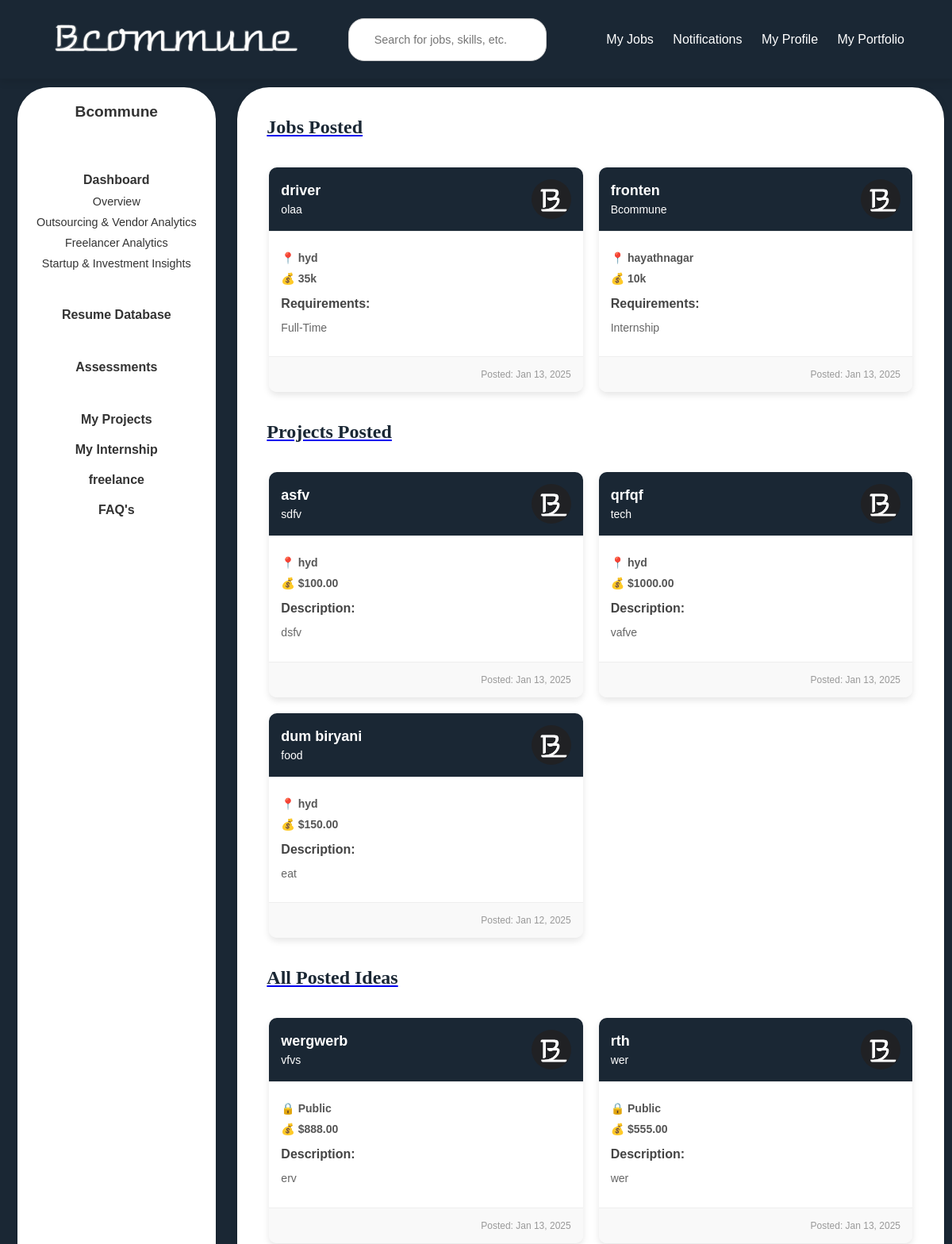
/company/dashboard/myportfolio/ (signed in, upper part), run on an earlier commit of the app's database.
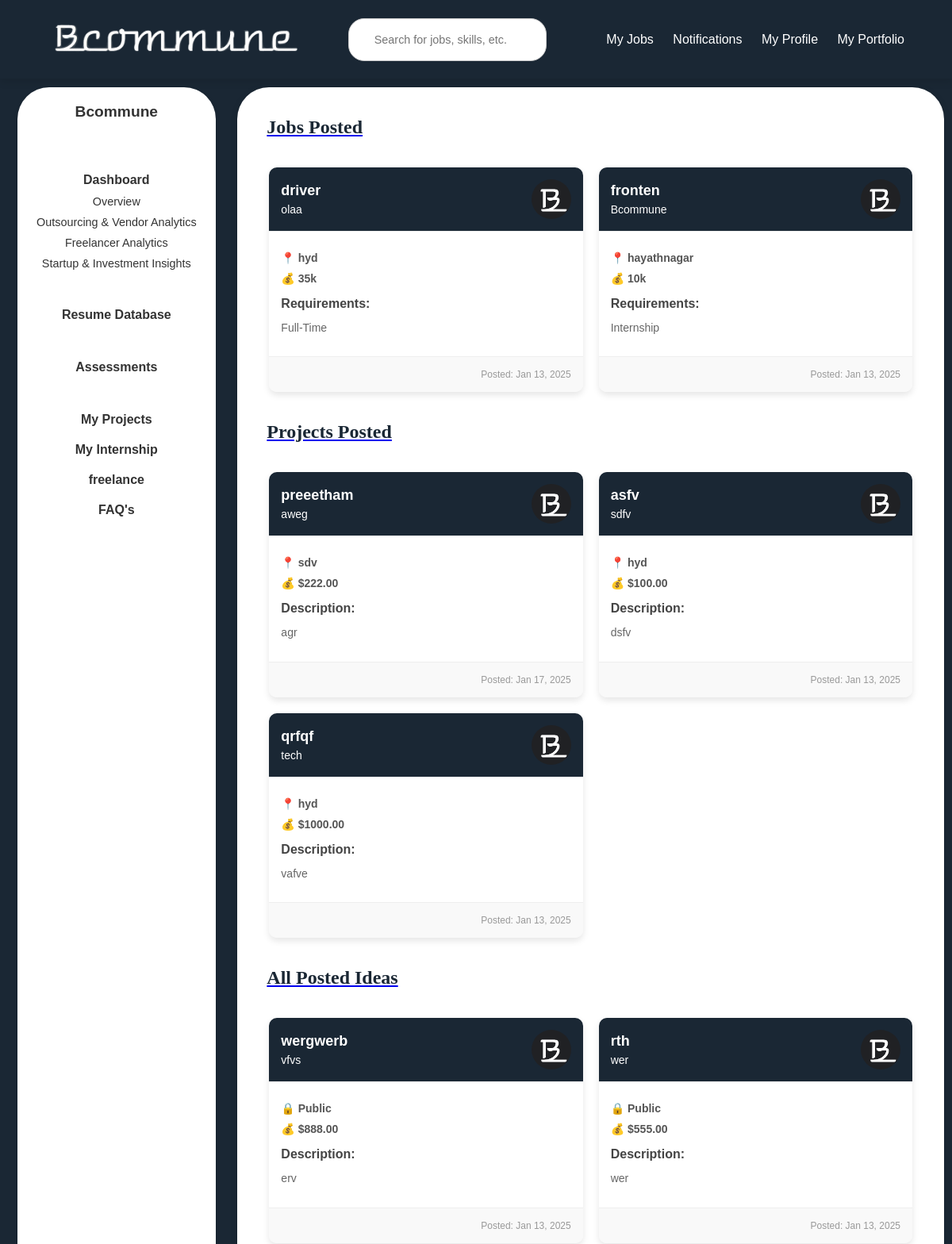
And on a later commit of the database.
### users/models.py (models this page shows, shortened)
class Job(models.Model):
    title = models.CharField(max_length=200)
    company = models.CharField(max_length=200)
    company_user = models.ForeignKey(get_user_model(), on_delete=models.CASCADE)
    location = models.CharField(max_length=200)
    description = models.TextField()
    requirements = models.CharField(max_length=200)  # or TextField()
    salary = models.CharField(max_length=200, default="Not Specified")
    posted_date = models.DateTimeField(default=timezone.now)

class Project(models.Model):
    company = models.ForeignKey(settings.AUTH_USER_MODEL, on_delete=models.CASCADE)
    title = models.CharField(max_length=200)
    description = models.TextField()
    project_type = models.CharField(max_length=100)
    industry = models.CharField(max_length=100)
    budget = models.DecimalField(max_digits=15, decimal_places=2)
    timeline = models.DateField()
    location = models.CharField(max_length=200, blank=True, null=True)
    expertise_required = models.TextField()
    payment_terms = models.TextField()
    nda_required = models.BooleanField(default=False)
    confidentiality_required = models.BooleanField(default=False)
    ip_rights_required = models.BooleanField(default=False)
    custom_field = models.CharField(max_length=200, blank=True, null=True)
    created_at = models.DateTimeField(auto_now_add=True)

class Idea(models.Model):
    title = models.CharField(max_length=200)
    patent_number = models.CharField(max_length=100, blank=True, null=True)
    brief_description = models.TextField()
    application_number = models.CharField(max_length=100, blank=True, null=True)
    problem_statement = models.TextField()
    solution = models.TextField()
    visibility = models.CharField(max_length=10, choices=[('public', 'Public'), ('private', 'Private')])
    details = models.TextField(blank=True, null=True)
    fund = models.DecimalField(max_digits=10, decimal_places=2, blank=True, null=True)
    category = models.CharField(max_length=100)
    photo = models.ImageField(upload_to='idea_photos/', blank=True, null=True)
    video = models.FileField(upload_to='idea_videos/', blank=True, null=True)
    team_info = models.TextField(blank=True, null=True)
    created_at = models.DateTimeField(auto_now_add=True)

### users/views.py (the view)
# urls.py: path('company/dashboard/myportfolio/', views.myportfolio, name='myportfolio'),
def myportfolio(request):
    if not request.user.is_authenticated:
        return redirect('company_login')
    recent_jobs = Job.objects.filter(company_user=request.user).order_by('-posted_date')[:3]
    recent_projects = Project.objects.filter(company=request.user).order_by('-created_at')[:3]
    recent_ideas = Idea.objects.all().order_by('-created_at')[:3]
    recent_internships = Internship.objects.filter(company_user=request.user).order_by('-posted_date')[:3]
    recent_freelance_projects = FreelanceProject.objects.filter(user=request.user).order_by('-created_at')[:3]
    return render(request, 'myportfolio.html', {
        'jobs': recent_jobs,
        'projects': recent_projects,
        'ideas': recent_ideas,
        'internships': recent_internships,
        'freelance_projects': recent_freelance_projects  # Add this line
    })

### users/templates/myportfolio.html (shortened to what the changed rows need)
{% load static %}
<!DOCTYPE html>
<html lang="en">
<head>
    <link rel="stylesheet" href="{% static 'css/common.css' %}">
</head>
<body>
    <div class="main-container">
        {% include 'sidebarcompany.html' %}
        <div class="content">
            <section class="portfolio-jobs">
                <a href="{% url 'all_jobs' %}?job_id={{ job.id }}"><h2 style="padding: 2%; font-family: Cambria, Cochin, Georgia, Times, 'Times New Roman', serif;"> Jobs Posted</h2></a>
                <div class="job-cards-container">
                    {% if jobs %}
                        {% for job in jobs %}
                        <a href="{% url 'all_jobs' %}?job_id={{ job.id }}" style="text-decoration: none; color: inherit;">
                            <div class="job-card">
                                <div class="card-header">
                                    <div class="header-content">
                                        <h3>{{ job.title }}</h3>
                                        <p class="company">{{ job.company }}</p>
                                    </div>
                                    <img src="{% static 'images/B.png' %}" alt="{{ job.company }} Logo" class="header-image" style="border-radius: 50%;">
                                </div>
                                <div class="card-body">
                                    <p class="location">📍 {{ job.location }}</p>
                                    <p class="salary">💰 {{ job.salary }}</p>
                                    <div class="requirements">
                                        <h4>Requirements:</h4>
                                        <p>{{ job.requirements }}</p>
                                    </div>
                                </div>
                                <p class="posted-date">Posted: {{ job.posted_date|date:"M d, Y" }}</p>
                            </div>
                        {% endfor %}
                    {% else %}
                        <p class="no-jobs">No jobs available in the portfolio.</p>
                    {% endif %}
                </div>
            </section>
<section class="portfolio-projects">
    <a href="{% url 'all_projects' %}"><h2 style="padding: 2%; font-family: Cambria, Cochin, Georgia, Times, 'Times New Roman', serif;">Projects Posted </h2></a>
    <div class="project-cards-container">
        {% if projects %}
            {% for project in projects %}
                <a href="{% url 'all_projects' %}?project_id={{ project.id }}" style="text-decoration: none; color: inherit;">
                    <div class="job-card">
                        <div class="card-header">
                            <div class="header-content">
                                <h3>{{ project.title }}</h3>
                                <p class="company">{{ project.project_type }}</p>
                            </div>
                            <img src="{% static 'images/B.png' %}" alt="Project Logo" class="header-image" style="border-radius: 50%;">
                        </div>
                        <div class="card-body">
                            <p class="location">📍 {{ project.location|default:"Remote" }}</p>
                            <p class="salary">💰 ${{ project.budget }}</p>
                            <div class="requirements">
                                <h4>Description:</h4>
                                <p>{{ project.description|truncatechars:100 }}</p>
                            </div>
                        </div>
                        <p class="posted-date">Posted: {{ project.created_at|date:"M d, Y" }}</p>
                    </div>
                </a>
            {% endfor %}
        {% else %}
            <p class="no-jobs">No projects available in the portfolio.</p>
        {% endif %}
    </div>
</section>
<section class="portfolio-ideas">
    <a href="{% url 'all_ideas' %}"><h2 style="padding: 2%; font-family: Cambria, Cochin, Georgia, Times, 'Times New Roman', serif;">All Posted Ideas</h2></a>
    <div class="idea-cards-container">
        {% if ideas %}
            {% for idea in ideas %}
                <a href="{% url 'all_ideas' %}?idea_id={{ idea.id }}" style="text-decoration: none; color: inherit;">
                    <div class="job-card">
                        <div class="card-header">
                            <div class="header-content">
                                <h3>{{ idea.title }}</h3>
                                <p class="company">{{ idea.category }}</p>
                            </div>
                            {% if idea.photo %}
                                <img src="{{ idea.photo.url }}" alt="Idea Image" class="header-image" style="border-radius: 50%;">
                            {% else %}
                                <img src="{% static 'images/B.png' %}" alt="Default Image" class="header-image" style="border-radius: 50%;">
                            {% endif %}
                        </div>
                        <div class="card-body">
                            <p class="visibility">🔒 {{ idea.visibility|title }}</p>
                            {% if idea.fund %}
                                <p class="funding">💰 ${{ idea.fund }}</p>
                            {% endif %}
                            <div class="requirements">
                                <h4>Description:</h4>
                                <p>{{ idea.brief_description|truncatechars:100 }}</p>
                            </div>
                        </div>
                        <p class="posted-date">Posted: {{ idea.created_at|date:"M d, Y" }}</p>
                    </div>
                </a>
            {% endfor %}
        {% else %}
            <p class="no-ideas">No ideas available.</p>
        {% endif %}
    </div>
</section>
        </div>
    </div>
</body>
</html>

What changed in the data, as far as the page shows it:
no longer on this page (row unchanged): Project: title "dum biryani", project_type "food", location "hyd", budget "150.00", description "eat", created_at "Jan 12, 2025"
added Project: title "preeetham", project_type "aweg", location "sdv", budget "222.00", description "agr", created_at "Jan 17, 2025"
